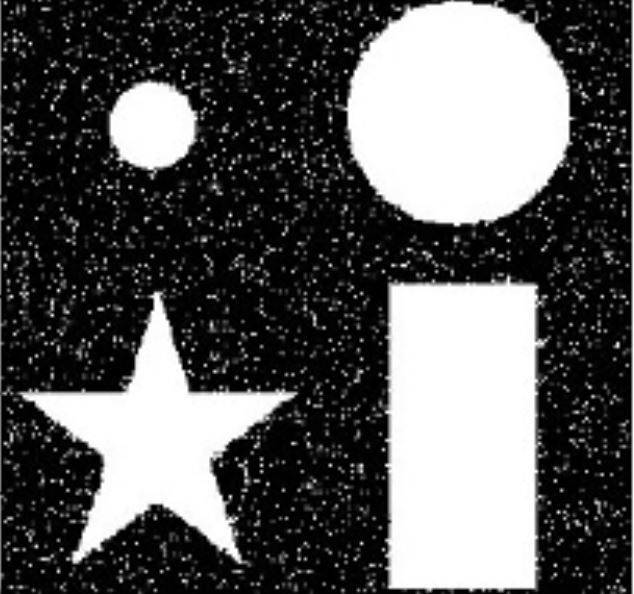
#> input picture 10_10_2021_IP_task16_nayan_bari/morphology.JPG, 634 x 594 px
$ python task_1.py
#> lines starting #> are read from the running program, lines starting #| are printed output that depends on the picture; after the words box and inside, x2 and y2 are one past the last pixel; in counts of white or black regions, pixels touching at a corner belong together
import cv2
import numpy as np

#Morphology
img = cv2.imread('morphology.JPG',0)
#> img is the input picture: shape (594, 634); min 0, max 255, mean 91.2
kernel = np.ones((5,5),np.uint8)
erosion = cv2.erode(img,kernel,iterations = 1)
cv2.imshow("erosion", erosion)
cv2.imwrite('./result/erosion.jpg', erosion)
dilation = cv2.dilate(img,kernel,iterations = 1)
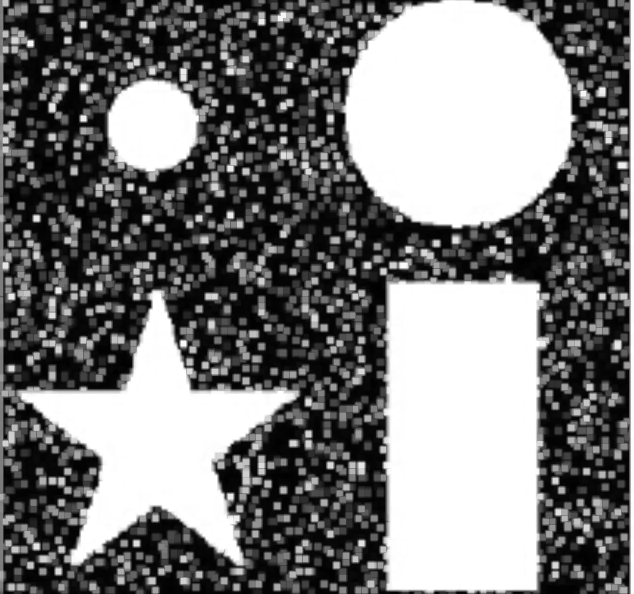
#> dilation: shape (594, 634); min 0, max 255, mean 121.4
cv2.imshow("dilation", dilation)
cv2.imwrite('./result/dilation.jpg', dilation)
opening = cv2.morphologyEx(img, cv2.MORPH_OPEN, kernel)
cv2.imshow("opening", opening)
cv2.imwrite('./result/opening.jpg', opening)
closing = cv2.morphologyEx(img, cv2.MORPH_CLOSE, kernel)
cv2.imshow("closing", closing)
cv2.imwrite('./result/closing.jpg', closing)
gradient = cv2.morphologyEx(img, cv2.MORPH_GRADIENT, kernel)
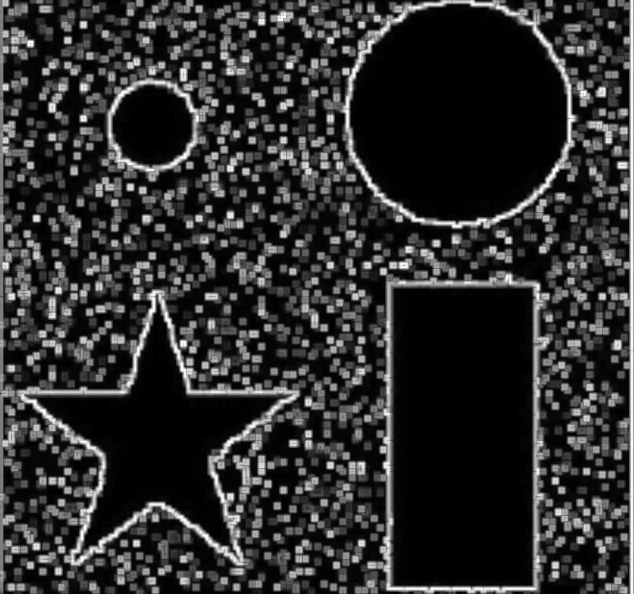
#> gradient: shape (594, 634); min 0, max 255, mean 46.8
cv2.imshow("gradient", gradient)
cv2.imwrite('./result/gradient.jpg', gradient)
tophat = cv2.morphologyEx(img, cv2.MORPH_TOPHAT, kernel)
cv2.imshow("tophat", tophat)
cv2.imwrite('./result/tophat.jpg', tophat)
blackhat = cv2.morphologyEx(img, cv2.MORPH_BLACKHAT, kernel)
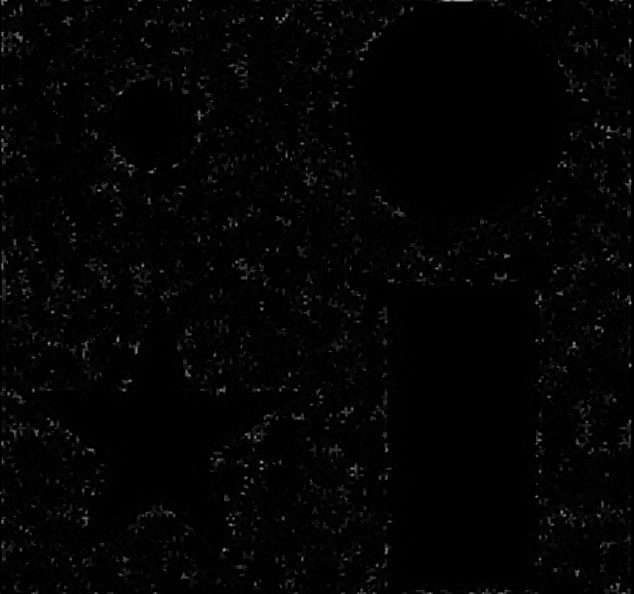
#> blackhat: shape (594, 634); min 0, max 168, mean 3.5
cv2.imshow("blackhat", blackhat)
cv2.imwrite('./result/blackhat.jpg', blackhat)


# Threshold
image1 = cv2.imread('thresholding.jpeg')
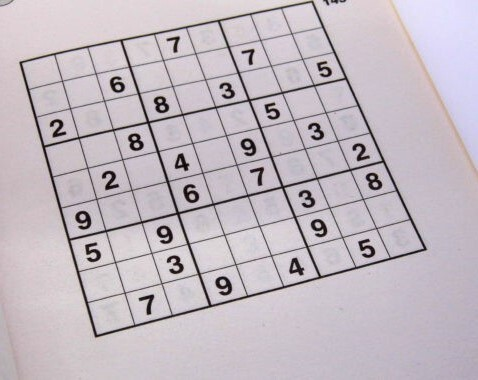
#> input picture 10_10_2021_IP_task16_nayan_bari/thresholding.jpeg, 478 x 380 px
#> image1 is the input picture: shape (380, 478, 3); mean B, G, R 192.9, 185.3, 194.4

img1 = cv2.cvtColor(image1, cv2.COLOR_BGR2GRAY)


ret, thresh1 = cv2.threshold(img1, 120, 255, cv2.THRESH_BINARY)
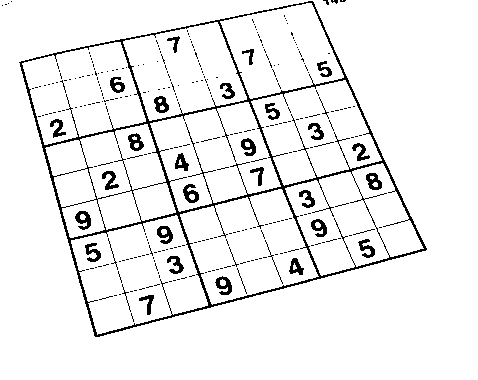
#> thresh1: shape (380, 478); 93.4% white; black in thin lines or dots, all inside (x1, y1, x2, y2) = (2, 0, 427, 337)
ret, thresh2 = cv2.threshold(img1, 120, 255, cv2.THRESH_BINARY_INV)
ret, thresh3 = cv2.threshold(img1, 120, 255, cv2.THRESH_TRUNC)
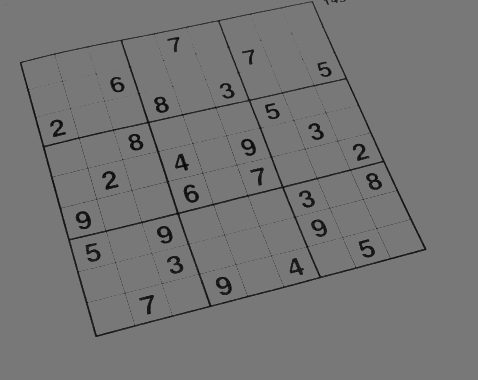
#> thresh3: shape (380, 478); min 1, max 120, mean 116.3
ret, thresh4 = cv2.threshold(img1, 120, 255, cv2.THRESH_TOZERO)
ret, thresh5 = cv2.threshold(img1, 120, 255, cv2.THRESH_TOZERO_INV)
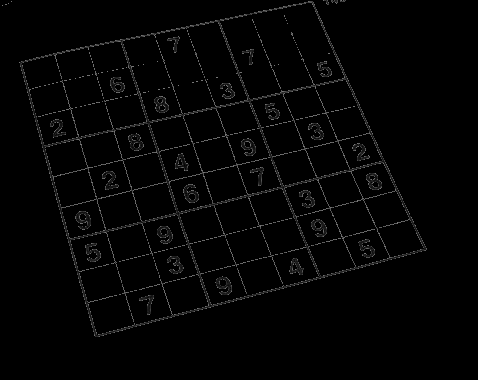
#> thresh5: shape (380, 478); min 0, max 120, mean 4.2

cv2.imshow('Binary Threshold', thresh1)
cv2.imshow('Binary Threshold Inverted', thresh2)
cv2.imshow('Truncated Threshold', thresh3)
cv2.imshow('Set to 0', thresh4)
cv2.imshow('Set to 0 Inverted', thresh5)

cv2.imwrite('./result/binaryThresh.jpeg', thresh1)
cv2.imwrite('./result/binaryThreshInverted.jpeg', thresh2)
cv2.imwrite('./result/truncatedThresh.jpeg', thresh3)
cv2.imwrite('./result/threshToZerp.jpeg', thresh4)
cv2.imwrite('./result/threshToZeroInverted.jpeg', thresh5)

cv2.waitKey(0)
cv2.destroyAllWindows()
